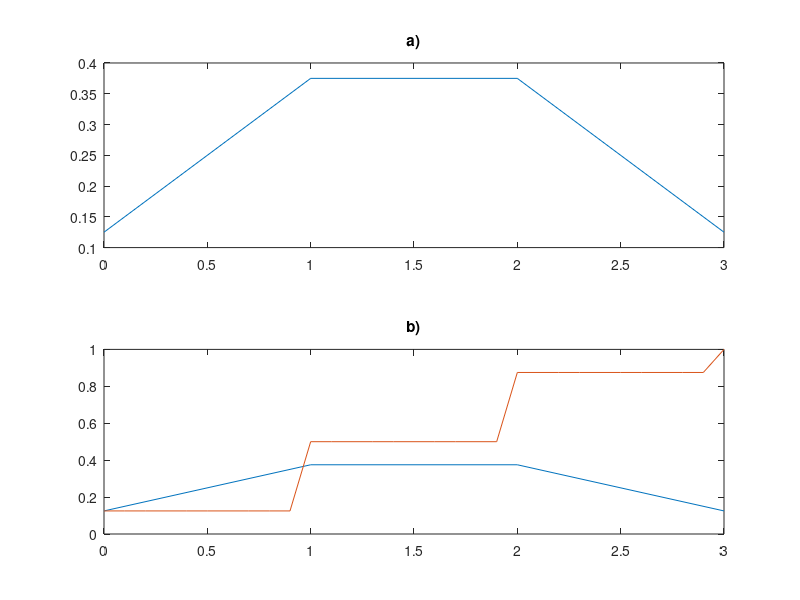

This figure's MATLAB source:
%pdf('bino',k,n,p)
%binopdf(k,n,p), k = 0,n
%binopdf - exactly, binocdf - at most

%a
subplot(2,1,1)
k = 0:3;
p = 1/2; 
y = binopdf(k, 3, p);
plot(k,y)
title('a)')

%b
x = 0:0.1:3;
%plot(x, binocdf(x,3,1/2))

%plot(x,sin(x), x, cos(x))
%plot(x,sin(x))
% hold on
%plot(x,cos(x))
%hold off

subplot(2,1,2)
plot(k,binopdf(k,3,1/2))
hold on
plot(x,binocdf(x,3,1/2))
hold off
title('b)')

%c
c = binopdf(0,3,1/2);
c2 = 1 - binopdf(1,3,1/2);
fprintf('P(x=0) = %f, P(!=x) = %f\n\n', c, c2)

%d
x = 0:2;
d = binocdf(2,3,1/2);
d2 = binocdf(1.5,3,1/2);
fprintf('P(x<=2) = %f\n', d)
fprintf('\n')
fprintf('P(x<2) = %f\n', d2)

%e
x = 0:1;
e = binocdf(0.5,3,1/2);
e2 = binocdf(1,3,1/2);

fprintf('P(x>=1) = %f\n', 1 - e)
fprintf('\n')
fprintf('P(x>1) = %f\n', 1 -e2)